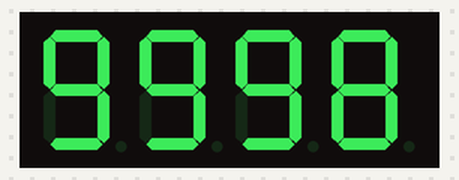
The sketch below on a simulated Arduino Uno, built with avr-gcc and run on an emulated ATmega328P. Parts: 4-digit seven-segment display. Wiring (inferred from the names in the program): 4-digit 7-segment display, segments lit when LOW: segments pin 0, pin 1, pin 2, pin 3, pin 4, pin 5, pin 6, pin 7; digit selects pin 8, pin 9, pin 10, pin 11. The segment pins are drawn as the display they are named for.

Above: at 0.1 s.
At 5.2 s:
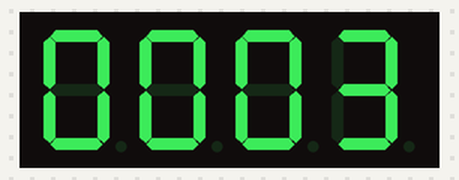
At 9.2 s:
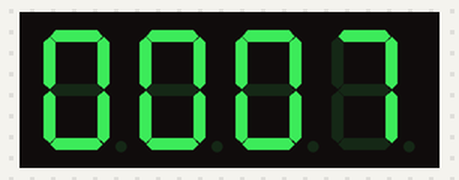
At 19.4 s:
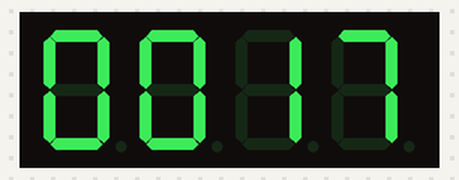
At 28.5 s:
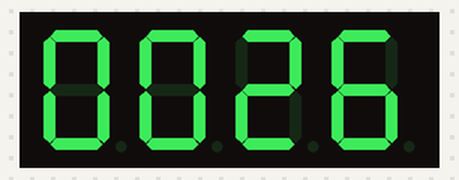
At 38.7 s:
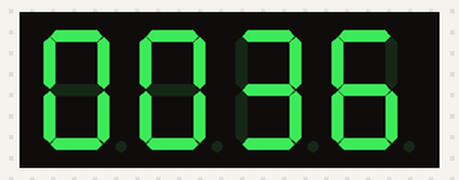

The sketch:

Dinamic_IND_UNO.ino
```cpp
#include "led.c"

uint32_t timer;
uint32_t timerDelay = 1000;

int i = 9998;

void setup() {

  pinMode(a, OUTPUT);
  pinMode(b, OUTPUT);
  pinMode(c, OUTPUT);
  pinMode(d, OUTPUT);
  pinMode(e, OUTPUT);
  pinMode(f, OUTPUT);
  pinMode(g, OUTPUT);
  pinMode(dp, OUTPUT);

  pinMode(ON_LED_0, OUTPUT);
  pinMode(ON_LED_1, OUTPUT);
  pinMode(ON_LED_2, OUTPUT);
  pinMode(ON_LED_3, OUTPUT);

  reset_a;
  reset_b;
  reset_c;
  reset_d;
  reset_e;
  reset_f;
  reset_g;
  reset_dp;

  reset_ON_LED_0;
  reset_ON_LED_1;
  reset_ON_LED_2;
  reset_ON_LED_3;

}

void loop() {

  if(millis() - timer >= timerDelay){
    timer = millis();
    change_i();
  }
  ledprint(i);

}

void change_i(){
  if(i >= 9999){
    i = 0;
  } else {
    i++;
  }

}
```

led.c
```cpp
#include "led.h"


void ledprint(int number)
{
	int R0 = number%10;
  int R1 = number%100/10;
  int R2 = number%1000/100;
  int R3 = number/1000;

  int delayTimer = 5;

  /**/
	segchar(R0);
	reset_ON_LED_0;
	reset_ON_LED_1;
	reset_ON_LED_2;
	set_ON_LED_3;
  delay(delayTimer);

  segchar(R1);
  reset_ON_LED_0;
  reset_ON_LED_1;
  set_ON_LED_2;
  reset_ON_LED_3;
  delay(delayTimer);

  segchar(R2);
  reset_ON_LED_0;
  set_ON_LED_1;
  reset_ON_LED_2;
  reset_ON_LED_3;
  delay(delayTimer);

  segchar(R3);
  set_ON_LED_0;
  reset_ON_LED_1;
  reset_ON_LED_2;
  reset_ON_LED_3;
  delay(delayTimer);
	/**/
}

void segchar(int seg)
{
        switch (seg)
        {
                case 1:
                        reset_a;set_b;set_c;reset_d;reset_e;reset_f;reset_g;reset_dp;
                        break;
                case 2:
                        set_a;set_b;reset_c;set_d;set_e;reset_f;set_g;reset_dp;
                        break;
                case 3:
                        set_a;set_b;set_c;set_d;reset_e;reset_f;set_g;reset_dp;
                        break;
                case 4:
                        reset_a;set_b;set_c;reset_d;reset_e;set_f;set_g;reset_dp;
                        break;
                case 5:
                        set_a;reset_b;set_c;set_d;reset_e;set_f;set_g;reset_dp;
                        break;
                case 6:
                        set_a;reset_b;set_c;set_d;set_e;set_f;set_g;reset_dp;
                        break;
                case 7:
                        set_a;set_b;set_c;reset_d;reset_e;reset_f;reset_g;reset_dp;
                        break;
                case 8:
                        set_a;set_b;set_c;set_d;set_e;set_f;set_g;reset_dp;
                        break;
                case 9:
                        set_a;set_b;set_c;set_d;reset_e;set_f;set_g;reset_dp;
                        break;
                case 0:
                        set_a;set_b;set_c;set_d;set_e;set_f;reset_g;reset_dp;
                        break;
        }
}
```

led.h
```cpp
#include <Arduino.h>

void segchar(int seg);

void ledprint(int number);

#define a 0
#define reset_a digitalWrite(a, HIGH)
#define set_a digitalWrite(a, LOW)

#define b 1
#define reset_b digitalWrite(b, HIGH)
#define set_b digitalWrite(b, LOW)

#define c 2
#define reset_c digitalWrite(c, HIGH)
#define set_c digitalWrite(c, LOW)

#define d 3
#define reset_d digitalWrite(d, HIGH)
#define set_d digitalWrite(d, LOW)

#define e 4
#define reset_e digitalWrite(e, HIGH)
#define set_e digitalWrite(e, LOW)

#define f 5
#define reset_f digitalWrite(f, HIGH)
#define set_f digitalWrite(f, LOW)

#define g 6
#define reset_g digitalWrite(g, HIGH)
#define set_g digitalWrite(g, LOW)

#define dp 7
#define reset_dp digitalWrite(dp, HIGH)
#define set_dp digitalWrite(dp, LOW)

#define ON_LED_0 8
#define reset_ON_LED_0 digitalWrite(ON_LED_0, LOW)
#define set_ON_LED_0 digitalWrite(ON_LED_0, HIGH)

#define ON_LED_1 9
#define reset_ON_LED_1 digitalWrite(ON_LED_1, LOW)
#define set_ON_LED_1 digitalWrite(ON_LED_1, HIGH)

#define ON_LED_2 10
#define reset_ON_LED_2 digitalWrite(ON_LED_2, LOW)
#define set_ON_LED_2 digitalWrite(ON_LED_2, HIGH)

#define ON_LED_3 11
#define reset_ON_LED_3 digitalWrite(ON_LED_3, LOW)
#define set_ON_LED_3 digitalWrite(ON_LED_3, HIGH)
```

Measured:
- what the display in image 1 shows lasts 1.0 s, from 5.1 s to 6.1 s
